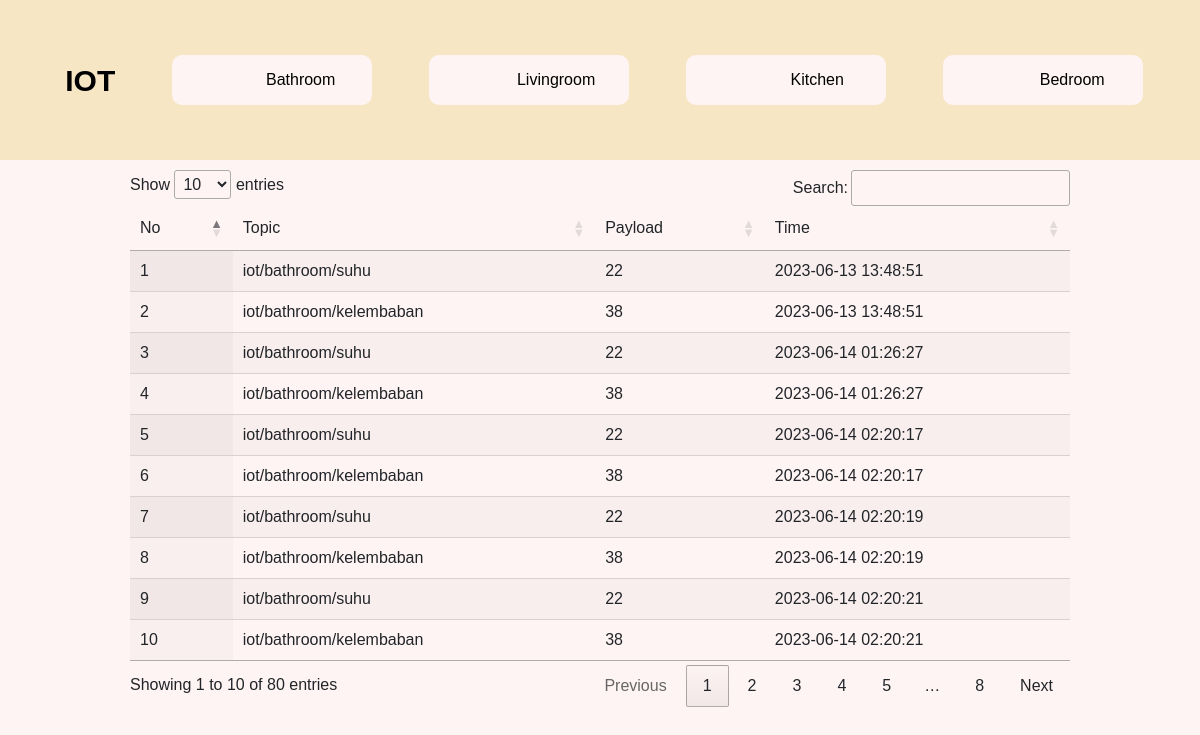
The page /website/bath.php on the database its author committed.
### tables this page shows
CREATE TABLE `dataiot` (
  `id` int(11) NOT NULL,
  `topic` text NOT NULL,
  `payload` text NOT NULL,
  `time` datetime NOT NULL DEFAULT current_timestamp()
);

### website/bath.php (the view, shortened to what this page needs)
<!DOCTYPE html>
<html lang="en">
<head>
    <link href="https://cdn.jsdelivr.net/npm/bootstrap@5.1.3/dist/css/bootstrap.min.css" rel="stylesheet"
>
    <link rel="stylesheet" href="style.css">
    <link rel="stylesheet" href="https://cdn.datatables.net/1.13.4/css/jquery.dataTables.min.css">
</head>
<body>
<div class="container-atas">
        <a href="index.php">
            <div class="logo" style="font-weight: bold; font-size: 30px;">
            IOT
        </div>
        </a>
       <a href="bath.php">
            <div class="sidebar">
            Bathroom
        </div>
       </a>
       <a href="living.php">
            <div class="sidebar">
            Livingroom
        </div>
       </a>
       <a href="kitchen.php">
            <div class="sidebar">
            Kitchen
        </div>
       </a>
        <a href= "bed.php">
            <div class="sidebar" >
            Bedroom
        </div>
        </a>
    </div>
    <div class="content">
        <table id="example" class="display" style="width:100%">
            <thead>
                <tr>
                    <td>No</td>
                    <td>Topic</td>
                    <td>Payload</td>
                    <td>Time</td>
                </tr>
            </thead>
            <?php
            include "data.php";
            $no = 1;
            $query = mysqli_query($con, 'SELECT * FROM `dataiot` WHERE `topic` = "iot/bathroom/suhu" OR `topic`= "iot/bathroom/kelembaban";');
            while ($data = mysqli_fetch_array($query)) {
            ?>
                <tr>
                    <td><?php echo $no++ ?></td>
                    <td><?php echo $data['topic'] ?></td>
                    <td><?php echo $data['payload'] ?></td>
                    <td><?php echo $data['time'] ?></td>
                </tr>
            <?php } ?>
    </div>
</body>
</html>

### website/style.css (style rules this page uses)
*,html { padding: 0; margin: 0; font-family: sans-serif; box-sizing: border-box; }
a { text-decoration: none; color:black ; }
body { background-color: #FFF4F4; display: flex; flex-direction: column; align-items: center; }
.container-atas { display: flex; align-items: center; flex-direction: row; justify-content: space-evenly; height: 20vh; width: 100%; background-color: #F7E6C4; }
.sidebar { display: flex; justify-content: space-evenly; align-items: center; cursor: pointer; border-radius: 10px; padding: 10px; height: 50px; width: 200px; background-color: #FFF4F4; }
.content { padding: 10px; width: 80%; height: 100vh; }

### rows shown on the page
dataiot: topic "iot/bathroom/suhu", payload "22", time "2023-06-13 13:48:51"
dataiot: topic "iot/bathroom/kelembaban", payload "38", time "2023-06-13 13:48:51"
dataiot: topic "iot/bathroom/suhu", payload "22", time "2023-06-14 01:26:27"
dataiot: topic "iot/bathroom/kelembaban", payload "38", time "2023-06-14 01:26:27"
dataiot: topic "iot/bathroom/suhu", payload "22", time "2023-06-14 02:20:17"
dataiot: topic "iot/bathroom/kelembaban", payload "38", time "2023-06-14 02:20:17"
dataiot: topic "iot/bathroom/suhu", payload "22", time "2023-06-14 02:20:19"
dataiot: topic "iot/bathroom/kelembaban", payload "38", time "2023-06-14 02:20:19"
dataiot: topic "iot/bathroom/suhu", payload "22", time "2023-06-14 02:20:21"
dataiot: topic "iot/bathroom/kelembaban", payload "38", time "2023-06-14 02:20:21"
